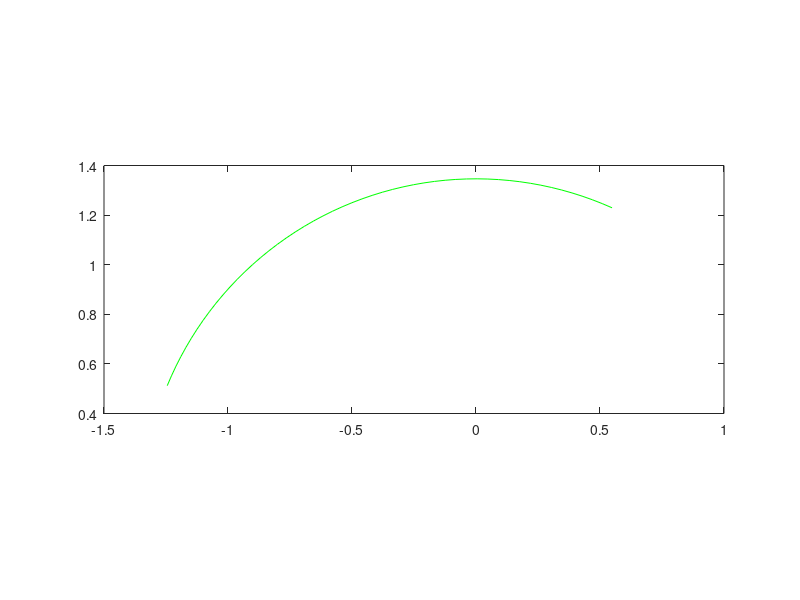

MATLAB code to generate this figure:
clear;
clc;
g_a = 0.03;
g_f = 4;

R = 1/0.8;

L = 2;

p = 50;


delta = L/p;

a1 = 0:delta:L;
a2 = 0.5;

ar = pi/2+(L-2.*a1)/(2*R);

x=R.*cos(ar)-a2.*sin(ar);
y=R.*sin(ar)+a2.*cos(ar);

%ar_grad = ar*180/pi
figure
plot(x,y, 'g');
daspect([1 1 1])


